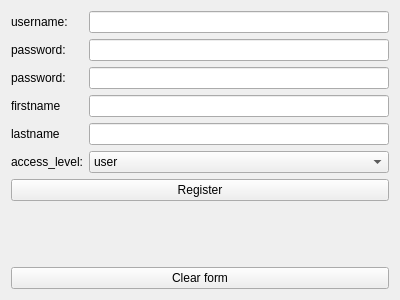
<?xml version="1.0" encoding="UTF-8"?>
<ui version="4.0">
 <class>RegistrationForm</class>
 <widget class="QWidget" name="RegistrationForm">
  <property name="geometry">
   <rect>
    <x>0</x>
    <y>0</y>
    <width>400</width>
    <height>300</height>
   </rect>
  </property>
  <property name="windowTitle">
   <string>Form</string>
  </property>
  <layout class="QFormLayout" name="formLayout">
   <item row="0" column="0">
    <widget class="QLabel" name="username">
     <property name="text">
      <string>username:</string>
     </property>
    </widget>
   </item>
   <item row="0" column="1">
    <widget class="QLineEdit" name="usernameEdit"/>
   </item>
   <item row="1" column="0">
    <widget class="QLabel" name="label_2">
     <property name="text">
      <string>password:</string>
     </property>
    </widget>
   </item>
   <item row="2" column="0">
    <widget class="QLabel" name="label_3">
     <property name="text">
      <string>password:</string>
     </property>
    </widget>
   </item>
   <item row="3" column="0">
    <widget class="QLabel" name="label_4">
     <property name="text">
      <string>firstname</string>
     </property>
    </widget>
   </item>
   <item row="4" column="0">
    <widget class="QLabel" name="label_5">
     <property name="text">
      <string>lastname</string>
     </property>
    </widget>
   </item>
   <item row="1" column="1">
    <widget class="QLineEdit" name="passEdit">
     <property name="echoMode">
      <enum>QLineEdit::Password</enum>
     </property>
    </widget>
   </item>
   <item row="2" column="1">
    <widget class="QLineEdit" name="passEdit_2">
     <property name="echoMode">
      <enum>QLineEdit::Password</enum>
     </property>
    </widget>
   </item>
   <item row="3" column="1">
    <widget class="QLineEdit" name="firstnameEdit"/>
   </item>
   <item row="4" column="1">
    <widget class="QLineEdit" name="lastnameEdit"/>
   </item>
   <item row="5" column="1">
    <widget class="QComboBox" name="comboBox">
     <property name="currentIndex">
      <number>0</number>
     </property>
     <item>
      <property name="text">
       <string>user</string>
      </property>
     </item>
     <item>
      <property name="text">
       <string>moderator</string>
      </property>
     </item>
     <item>
      <property name="text">
       <string>admin</string>
      </property>
     </item>
    </widget>
   </item>
   <item row="5" column="0">
    <widget class="QLabel" name="label">
     <property name="text">
      <string>access_level:</string>
     </property>
    </widget>
   </item>
   <item row="7" column="0" colspan="2">
    <widget class="QPushButton" name="registerButton">
     <property name="text">
      <string>Register</string>
     </property>
    </widget>
   </item>
   <item row="9" column="0" colspan="2">
    <widget class="QPushButton" name="clearButton">
     <property name="text">
      <string>Clear form</string>
     </property>
    </widget>
   </item>
   <item row="8" column="0" colspan="2">
    <spacer name="verticalSpacer">
     <property name="orientation">
      <enum>Qt::Vertical</enum>
     </property>
     <property name="sizeHint" stdset="0">
      <size>
       <width>20</width>
       <height>40</height>
      </size>
     </property>
    </spacer>
   </item>
  </layout>
 </widget>
 <resources/>
 <connections/>
</ui>
